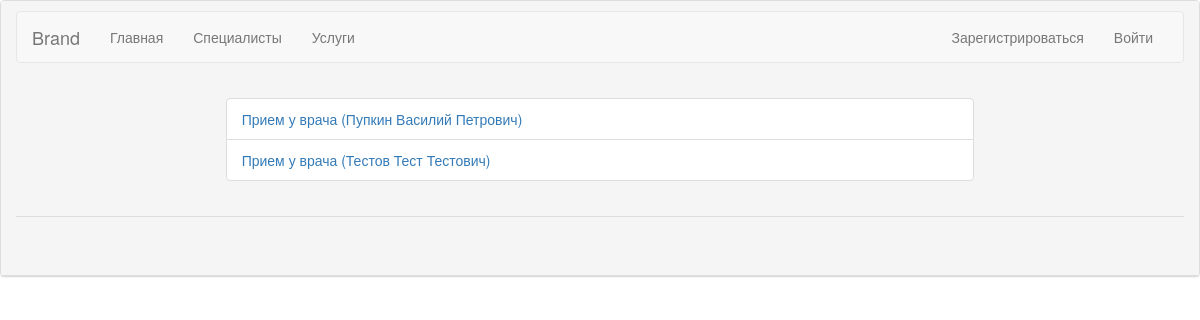
Page /services/ on the committed database.
### clinic/models.py (models this page shows, shortened)
class Service(models.Model):
    cost = models.IntegerField()
    description = models.TextField()
    doctor = models.ForeignKey(Doctor)
    VIS = 1
    MAS = 2
    SERVICE_TYPES = (
        (VIS, 'Прием у врача'),
        (MAS, 'Массаж'),
    )
    serviceType = models.IntegerField(choices=SERVICE_TYPES)
    def __str__(self):
        return self.SERVICE_TYPES[self.serviceType - 1][1] + ' (' + self.doctor.__str__() + ')'

class Doctor(models.Model):
    CAR = 1
    TER = 2
    DOCTOR_TYPES = (
        (CAR, 'Кардиолог'),
        (TER, 'Терапевт'),
    )
    doctorType = models.IntegerField('Специализация', choices=DOCTOR_TYPES)
    lastName = models.TextField('Фамилия')
    firstName = models.TextField('Имя')
    patronymic = models.TextField('Отчество')
    education = models.TextField('Образование')
    birthDate = models.DateField('Дата рождения')
    schedule = models.ForeignKey(Schedule)
    photo = models.FilePathField(path='/home/bulat/projects/Okulist/clinic/static/clinic/img/doctors/')
    def __str__(self):
        return self.lastName + ' ' + self.firstName + ' ' + self.patronymic

### clinic/views.py (the view)
# urls.py: url(r'^services/$', views.services_list, name='services_list'),
def services_list(request):
    services_list = Service.objects.order_by('cost')[:5]
    context = {'services_list': services_list}
    return render(request, 'clinic/services_list.html', context)

### clinic/templates/clinic/services_list.html (shortened to what this page needs)
{% extends "clinic/base.html" %}
{% block content %}
{% if services_list %}
<ul class="list-group">
  {% for service in services_list %}
  <li class="list-group-item">
    <a href="{{ service.id }}/">{{ service}}</a>
  </li>
  {% endfor %}
</ul>
{% else %}
<p>No services are available.</p>
{% endif %}
{% endblock %}

### clinic/static/clinic/css/lightbox.css (style rules this page uses)
body:after { content: url(../img/close.png) url(../img/loading.gif) url(../img/prev.png) url(../img/next.png); display: none; }

### rows in the picture
Service: serviceType+doctor "Прием у врача (Пупкин Василий Петрович)"
Service: serviceType+doctor "Прием у врача (Тестов Тест Тестович)"
